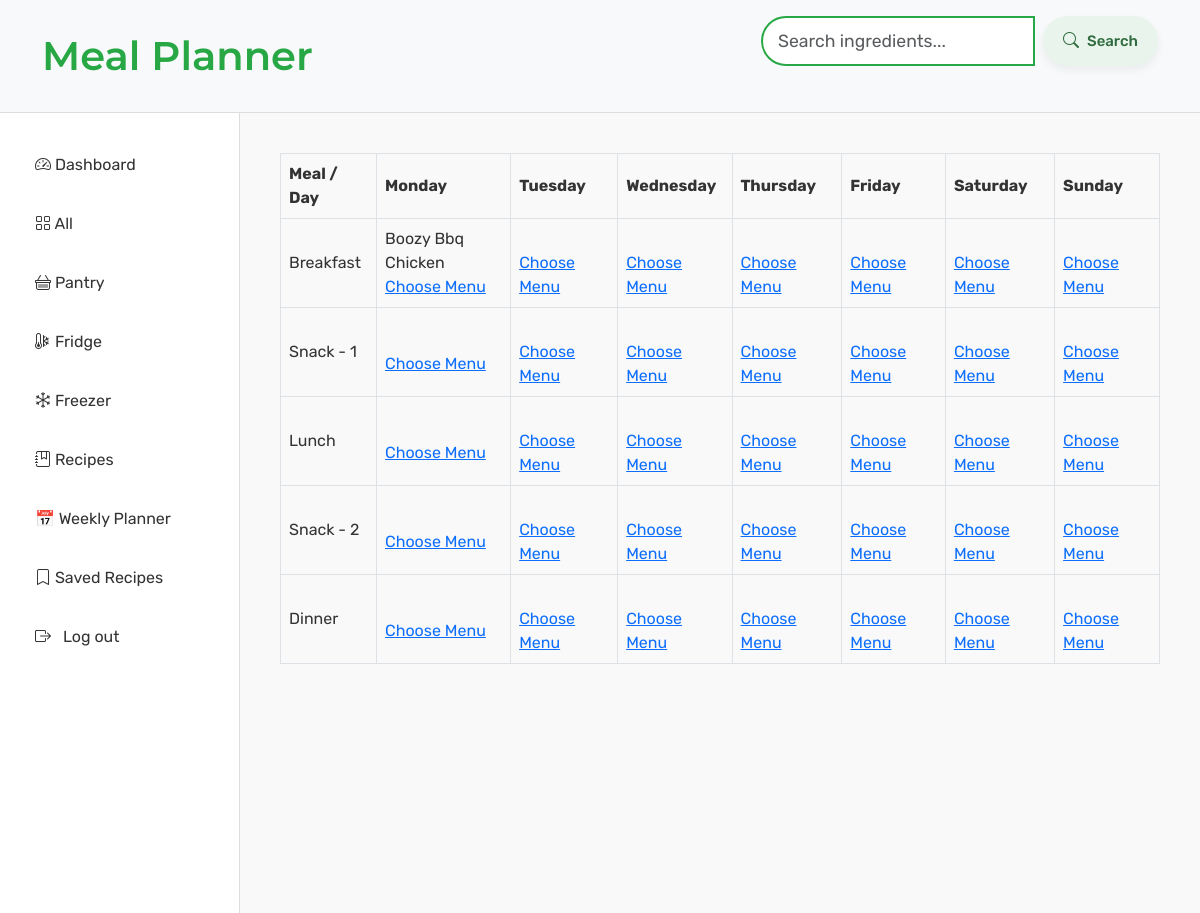
The app's page /pantry/weekly_planner/, older data.
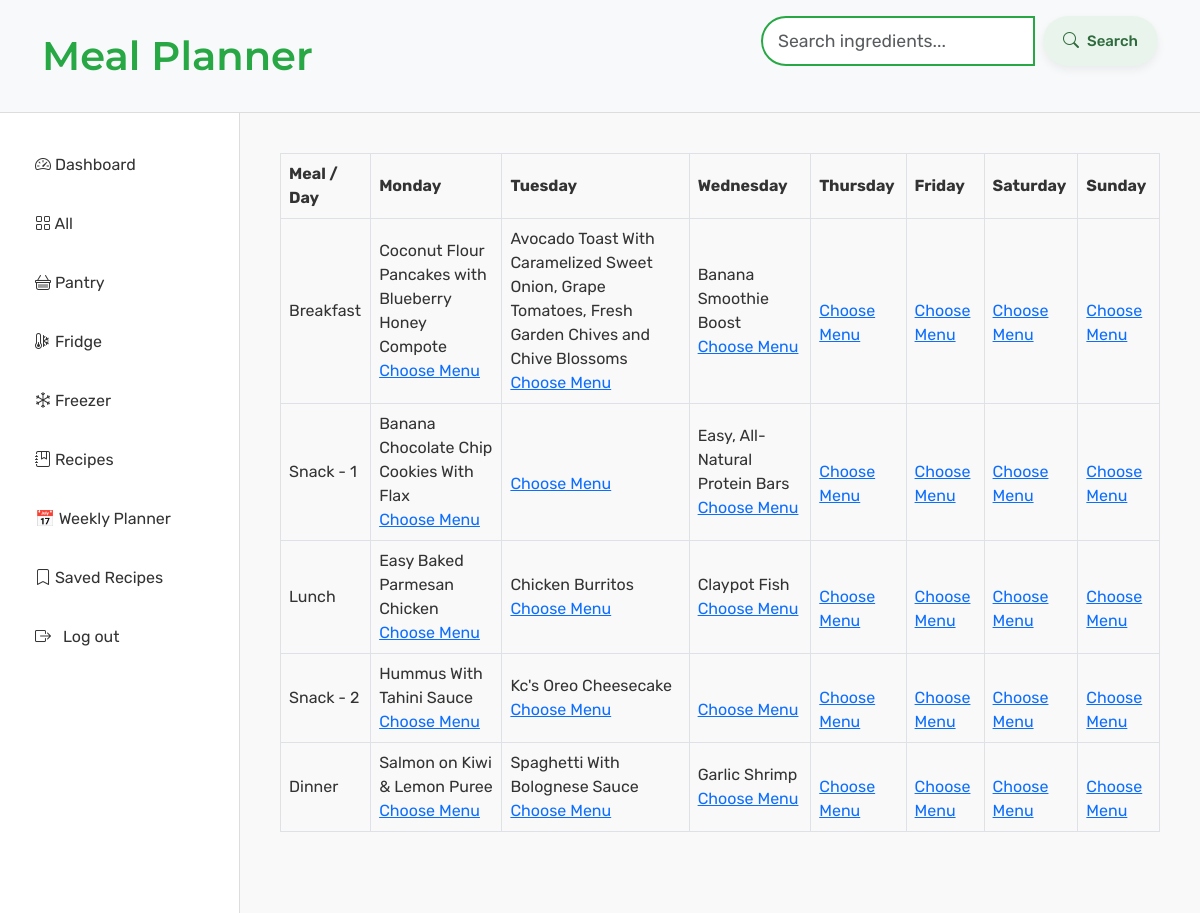
The same page, newer data.
### pantry/models.py (models this page shows, shortened)
class MealPlan (models.Model):
    meal_type = models.CharField(max_length=10, choices=MEALS)
    day = models.CharField(max_length=3, choices=DAYS)
    food = models.CharField(max_length=100, blank=True)

### pantry/views.py (the view)
# urls.py: path('weekly_planner/', views.view_weekly_planner, name='view_weekly_planner'),
def view_weekly_planner(request):
    plan = {meal_key: {day_code: '' for day_code, _ in DAYS} for meal_key, _ in MEALS}
    for entry in MealPlan.objects.all():
        if entry.meal_type in plan:
            plan[entry.meal_type][entry.day] = entry.food
    return render(request, 'pantry/weekly_planner.html', {'plan': plan, 'DAYS': DAYS, 'MEALS': MEALS})

### pantry/templatetags/custom_tags.py (called while the page is built)
@register.filter
def get_item(dictionary, key):
    return dictionary.get(key)

### pantry/templates/pantry/weekly_planner.html
{% extends 'base.html' %}
{% load custom_tags %}
{% block content %}
  <table class="table-auto border-collapse border border-gray-300">
    <thead>
      <tr>
        <th class="border p-2 bg-gray-100">Meal / Day</th>
        {% for code, name in DAYS %}
          <th class="border p-2 bg-gray-100">{{ name }}</th>
        {% endfor %}
      </tr>
    </thead>
    <tbody>
      {% for meal_code, label in MEALS %}
        <tr>
          <td class="border p-2 font-bold bg-gray-50">{{ label }}</td>
          {% for code, name in DAYS %}
            <td class="border p-2">
              {{ plan|get_item:meal_code|get_item:code }}
              <br>
              <a href="{% url 'add_menu' meal_code code %}">Choose Menu</a>
            </td>
          {% endfor %}
        </tr>
      {% endfor %}
    </tbody>
  </table>
{% endblock %}

### templates/base.html (shortened to what this page needs)
{% load static %}
<!DOCTYPE html>
<html lang="en">
<head>
    <link rel="stylesheet" href="https://cdn.jsdelivr.net/npm/bootstrap@5.3.3/dist/css/bootstrap.min.css">
    <link rel="stylesheet" href="{% static 'css/style.css' %}">
    <link href="https://cdn.jsdelivr.net/npm/bootstrap-icons@1.10.5/font/bootstrap-icons.css" rel="stylesheet">
</head>
<body>
    <header class="page-header bg-light py-3">
        <div class="container d-flex justify-content-between align-items-center">
            <h1 class="mb-0 text-start">Meal Planner</h1>
            <form class="d-flex ms-auto" method="GET" action="{% url 'search_ingredients' %}">
                <input class="form-control me-2" type="search" name="q" placeholder="Search ingredients..." value="{{ request.GET.q }}">
                <button class="btn btn-outline-success" type="submit"><i class="bi bi-search"></i>Search</button>
            </form>
        </div>
    </header>
    <div class="wrapper">
        <nav class="sidebar">
            <ul>
                <li><a href="{% url 'dashboard' %}"><i class="bi bi-speedometer2"></i> Dashboard</a></li>
                <li><a href="{% url 'ingredient_list_all' %}" class="{% if active_category == 'all' %}active{% endif %}"><i class="bi bi-grid"></i> All</a></li>
                <li><a href="{% url 'ingredient_list_by_category' 'pantry' %}" class="{% if active_category == 'pantry' %}active{% endif %}"><i class="bi bi-basket"></i> Pantry</a></li>
                <li><a href="{% url 'ingredient_list_by_category' 'fridge' %}" class="{% if active_category == 'fridge' %}active{% endif %}"><i class="bi bi-thermometer-snow"></i> Fridge</a></li>
                <li><a href="{% url 'ingredient_list_by_category' 'freezer' %}" class="{% if active_category == 'freezer' %}active{% endif %}"><i class="bi bi-snow"></i> Freezer</a></li>
                <li><a class="nav-link" href="{% url 'recipe_list' %}"><i class="bi bi-journal-bookmark"></i> Recipes</a></li>
                <li><a class="nav-link" href="{% url 'view_weekly_planner' %}">📅 Weekly Planner</a></li>
                <li><a class="nav-link" href="{% url 'view_saved_recipes' %}"><i class="bi bi-bookmark"></i> Saved Recipes</a></li>
                <li><a href="{% url 'logout' %}"><i class="bi bi-box-arrow-right me-2"></i> Log out</a></li>
            </ul>
        </nav>
    <main class="main-content">
        {% block content %}
        {% endblock %}
    </main>
    </div>
</body>
</html>

### static/css/style.css (style rules this page uses)
:root { --green: #28a745; --green-dark: #1e7e34; --green-soft: #d1f1dc; --green-soft-hover: #b8e6c8; --gray-light: #f4f4f4; --gray-lighter: #f9f9f9; --gray-border: #ddd; --text-dark: #333; --text-medium: #666; --text-light: #555; --white: #fff; --shadow-light: rgba(0, 0, 0, 0.06); --shadow-medium: rgba(0, 0, 0, 0.1); }
* { box-sizing: border-box; }
body { font-family: 'Rubik', sans-serif; background-color: var(--gray-light); margin: 0; padding: 0; color: var(--text-dark); overflow-x: hidden; }
.wrapper { display: flex; min-height: 100vh; }
.sidebar { width: 240px; background: var(--white); border-right: 1px solid var(--gray-border); padding: 30px 20px; flex-shrink: 0; }
.sidebar ul { list-style: none; margin: 0; padding-left: 0; }
.sidebar li { margin-bottom: 15px; }
.sidebar a { color: var(--text-dark); text-decoration: none; display: block; padding: 10px 15px; border-radius: 8px; transition: background-color 0.2s; }
.page-header { background: var(--white); border-bottom: 1px solid var(--gray-border); }
.page-header h1 { font-family: 'Montserrat', sans-serif; font-weight: 600; color: var(--green); margin: 0; }
.main-content { flex-grow: 1; padding: 40px; background-color: var(--gray-lighter); min-width: 0; overflow-x: hidden; }
.btn { padding: 10px 20px; border-radius: 999px; font-size: 15px; font-weight: 500; display: inline-flex; align-items: center; justify-content: center; border: none; cursor: pointer; box-shadow: 0 4px 10px var(--shadow-light); transition: all 0.25s ease-in-out; gap: 8px; background-color: #e9f5ec; color: #2f6b3e; }
.btn i { font-size: 1rem; }
form { display: flex; margin-bottom: 30px; }
form input[type="text"], form input[type="search"] { flex-grow: 1; padding: 10px 15px; border: 2px solid var(--green); border-radius: 30px 0 0 30px; font-size: 1.1rem; outline: none; transition: border-color 0.3s; }
form button { background-color: var(--green); border: none; padding: 0 25px; border-radius: 0 30px 30px 0; color: var(--white); font-weight: 600; cursor: pointer; transition: background-color 0.3s; }

Row changes from the older to the newer data that the page shows:
changed MealPlan: food "Boozy Bbq Chicken" → "Coconut Flour Pancakes with Blueberry Honey Compote"
added MealPlan: food "Avocado Toast With Caramelized Sweet Onion, Grape Tomatoes, Fresh Garden Chives and Chive Blossoms", shown under "Breakfast"
added MealPlan: food "Banana Smoothie Boost", shown under "Breakfast"
added MealPlan: food "Banana Chocolate Chip Cookies With Flax", shown under "Snack - 1"
added MealPlan: food "Easy, All-Natural Protein Bars", shown under "Snack - 1"
added MealPlan: food "Easy Baked Parmesan Chicken", shown under "Lunch"
added MealPlan: food "Chicken Burritos", shown under "Lunch"
added MealPlan: food "Claypot Fish", shown under "Lunch"
added MealPlan: food "Hummus With Tahini Sauce", shown under "Snack - 2"
added MealPlan: food "Kc's Oreo Cheesecake", shown under "Snack - 2"
added MealPlan: food "Salmon on Kiwi & Lemon Puree", shown under "Dinner"
added MealPlan: food "Spaghetti With Bolognese Sauce", shown under "Dinner"
added MealPlan: food "Garlic Shrimp", shown under "Dinner"
Text that changed along with them:
list line gone: "Choose Menu Choose Menu"
list line gone: "Choose Menu Choose Menu Choose Menu"
